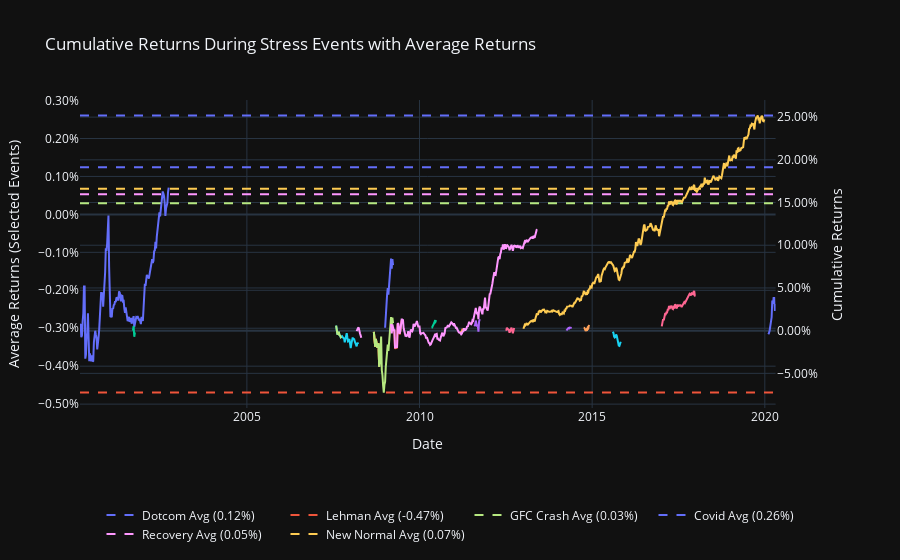

Source (notebook cell):
### Markdown cell above
**Stress Test Plot:**
This plot demonstrates how the strategy performs during various historical stress events or market crises, providing insights into the strategy's robustness during challenging market conditions.

### Code cell
evaluator.stress_plot
